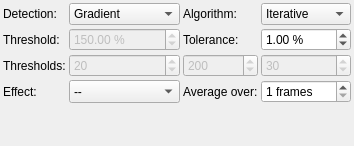
         <widget class="QWidget" name="tab_3">
          <attribute name="title">
           <string>Process</string>
          </attribute>
          <layout class="QVBoxLayout" name="verticalLayout_2">
           <property name="spacing">
            <number>3</number>
           </property>
           <property name="leftMargin">
            <number>3</number>
           </property>
           <property name="topMargin">
            <number>3</number>
           </property>
           <property name="rightMargin">
            <number>3</number>
           </property>
           <property name="bottomMargin">
            <number>3</number>
           </property>
           <item>
            <layout class="QGridLayout" name="gridLayout_6">
             <property name="spacing">
              <number>3</number>
             </property>
             <item row="0" column="0">
              <widget class="QLabel" name="label_5">
               <property name="toolTip">
                <string/>
               </property>
               <property name="text">
                <string>Detection:</string>
               </property>
              </widget>
             </item>
             <item row="3" column="1">
              <widget class="QComboBox" name="filterCombo">
               <property name="sizePolicy">
                <sizepolicy hsizetype="Preferred" vsizetype="Preferred">
                 <horstretch>0</horstretch>
                 <verstretch>0</verstretch>
                </sizepolicy>
               </property>
               <property name="toolTip">
                <string>Apply filter to image after capture to enhance it</string>
               </property>
               <item>
                <property name="text">
                 <string>--</string>
                </property>
               </item>
              </widget>
             </item>
             <item row="3" column="2">
              <widget class="QLabel" name="label_3">
               <property name="toolTip">
                <string/>
               </property>
               <property name="text">
                <string>Average over:</string>
               </property>
              </widget>
             </item>
             <item row="3" column="3">
              <widget class="QSpinBox" name="focusFramesSpin">
               <property name="sizePolicy">
                <sizepolicy hsizetype="Minimum" vsizetype="Preferred">
                 <horstretch>0</horstretch>
                 <verstretch>0</verstretch>
                </sizepolicy>
               </property>
               <property name="toolTip">
                <string>&lt;html&gt;&lt;body&gt;&lt;p&gt;Number of frames to capture in order to average the HFR value at the current focuser position.&lt;/p&gt;&lt;/body&gt;&lt;/html&gt;</string>
               </property>
               <property name="suffix">
                <string> frames</string>
               </property>
               <property name="minimum">
                <number>1</number>
               </property>
              </widget>
             </item>
             <item row="1" column="2">
              <widget class="QLabel" name="label_4">
               <property name="toolTip">
                <string/>
               </property>
               <property name="text">
                <string>Tolerance:</string>
               </property>
              </widget>
             </item>
             <item row="1" column="3">
              <widget class="QDoubleSpinBox" name="toleranceIN">
               <property name="sizePolicy">
                <sizepolicy hsizetype="Minimum" vsizetype="Preferred">
                 <horstretch>0</horstretch>
                 <verstretch>0</verstretch>
                </sizepolicy>
               </property>
               <property name="toolTip">
                <string>Decrease value to narrow optimal focus point solution radius. Increase to expand solution radius</string>
               </property>
               <property name="suffix">
                <string> %</string>
               </property>
               <property name="minimum">
                <double>0.010000000000000</double>
               </property>
               <property name="maximum">
                <double>20.000000000000000</double>
               </property>
               <property name="singleStep">
                <double>0.100000000000000</double>
               </property>
               <property name="value">
                <double>1.000000000000000</double>
               </property>
              </widget>
             </item>
             <item row="3" column="0">
              <widget class="QLabel" name="label_8">
               <property name="toolTip">
                <string/>
               </property>
               <property name="text">
                <string>Effect:</string>
               </property>
              </widget>
             </item>
             <item row="0" column="1">
              <widget class="QComboBox" name="focusDetectionCombo">
               <property name="sizePolicy">
                <sizepolicy hsizetype="Preferred" vsizetype="Preferred">
                 <horstretch>0</horstretch>
                 <verstretch>0</verstretch>
                </sizepolicy>
               </property>
               <property name="toolTip">
                <string>&lt;html&gt;&lt;head/&gt;&lt;body&gt;&lt;p&gt;Select star detection algorithm&lt;/p&gt;&lt;/body&gt;&lt;/html&gt;</string>
               </property>
               <item>
                <property name="text">
                 <string>Gradient</string>
                </property>
               </item>
               <item>
                <property name="text">
                 <string>Centroid</string>
                </property>
               </item>
               <item>
                <property name="text">
                 <string>Threshold</string>
                </property>
               </item>
               <item>
                <property name="text">
                 <string>SEP</string>
                </property>
               </item>
               <item>
                <property name="text">
                 <string>Bahtinov Mask</string>
                </property>
               </item>
              </widget>
             </item>
             <item row="1" column="0">
              <widget class="QLabel" name="label_19">
               <property name="toolTip">
                <string/>
               </property>
               <property name="text">
                <string>Threshold:</string>
               </property>
              </widget>
             </item>
             <item row="0" column="3">
              <widget class="QComboBox" name="focusAlgorithmCombo">
               <property name="sizePolicy">
                <sizepolicy hsizetype="Preferred" vsizetype="Preferred">
                 <horstretch>0</horstretch>
                 <verstretch>0</verstretch>
                </sizepolicy>
               </property>
               <property name="toolTip">
                <string>&lt;html&gt;&lt;head/&gt;&lt;body&gt;&lt;p&gt;Select focus process algorithm:&lt;/p&gt;
&lt;ul&gt;
&lt;li&gt;&lt;b&gt;Iterative&lt;/b&gt;: Moves focuser by discreet steps initially decided by the step size. Once a curve slope is calculated, further step sizes are calculated to reach optimal solution. The algorithm stops when the measured HFR is within percentage tolerance of the minimum HFR recorded in the procedure.&lt;/li&gt;
&lt;li&gt;&lt;b&gt;Polynomial&lt;/b&gt;: Starts with iterative method. Upon crossing to the other side of the V-Curve, polynomial fitting coefficients along with possible minimum solution are calculated. This algorithm can be faster than purely iterative approach given a good data set.&lt;/li&gt;
&lt;/ul&gt;
&lt;/body&gt;&lt;/html&gt;</string>
               </property>
               <item>
                <property name="text">
                 <string>Iterative</string>
                </property>
               </item>
               <item>
                <property name="text">
                 <string>Polynomial</string>
                </property>
               </item>
              </widget>
             </item>
             <item row="0" column="2">
              <widget class="QLabel" name="label_21">
               <property name="toolTip">
                <string/>
               </property>
               <property name="text">
                <string>Algorithm:</string>
               </property>
              </widget>
             </item>
             <item row="1" column="1">
              <widget class="QDoubleSpinBox" name="thresholdSpin">
               <property name="enabled">
                <bool>false</bool>
               </property>
               <property name="sizePolicy">
                <sizepolicy hsizetype="Minimum" vsizetype="Preferred">
                 <horstretch>0</horstretch>
                 <verstretch>0</verstretch>
                </sizepolicy>
               </property>
               <property name="toolTip">
                <string>&lt;html&gt;&lt;body&gt;&lt;p&gt;Increase to restrict the centroid to bright cores. Decrease to enclose fuzzy stars.&lt;/p&gt;&lt;/body&gt;&lt;/html&gt;</string>
               </property>
               <property name="suffix">
                <string> %</string>
               </property>
               <property name="minimum">
                <double>90.000000000000000</double>
               </property>
               <property name="maximum">
                <double>500.000000000000000</double>
               </property>
               <property name="singleStep">
                <double>10.000000000000000</double>
               </property>
               <property name="value">
                <double>150.000000000000000</double>
               </property>
              </widget>
             </item>
             <item row="2" column="0">
              <widget class="QLabel" name="label_20">
               <property name="toolTip">
                <string/>
               </property>
               <property name="text">
                <string>Thresholds:</string>
               </property>
              </widget>
             </item>
             <item row="2" column="3">
              <widget class="QSpinBox" name="bahtinovThresholdSpin">
               <property name="enabled">
                <bool>false</bool>
               </property>
               <property name="sizePolicy">
                <sizepolicy hsizetype="Minimum" vsizetype="Preferred">
                 <horstretch>0</horstretch>
                 <verstretch>0</verstretch>
                </sizepolicy>
               </property>
               <property name="toolTip">
                <string>&lt;html&gt;&lt;head/&gt;&lt;body&gt;&lt;p&gt;Bahtinov edge detection threshold. Decrease if not all three lines of the Bahtinov mask pattern are detected.&lt;/p&gt;&lt;/body&gt;&lt;/html&gt;</string>
               </property>
               <property name="minimum">
                <number>1</number>
               </property>
               <property name="maximum">
                <number>255</number>
               </property>
               <property name="value">
                <number>30</number>
               </property>
              </widget>
             </item>
             <item row="2" column="2">
              <widget class="QSpinBox" name="bahtinovHighThresholdSpin">
               <property name="enabled">
                <bool>false</bool>
               </property>
               <property name="sizePolicy">
                <sizepolicy hsizetype="Minimum" vsizetype="Preferred">
                 <horstretch>0</horstretch>
                 <verstretch>0</verstretch>
                </sizepolicy>
               </property>
               <property name="toolTip">
                <string>&lt;html&gt;&lt;head/&gt;&lt;body&gt;&lt;p&gt;Bahtinov upper threshold. Decrease if not all three lines of the Bahtinov mask pattern are detected.&lt;/p&gt;&lt;/body&gt;&lt;/html&gt;</string>
               </property>
               <property name="minimum">
                <number>1</number>
               </property>
               <property name="maximum">
                <number>255</number>
               </property>
               <property name="value">
                <number>200</number>
               </property>
              </widget>
             </item>
             <item row="2" column="1">
              <widget class="QSpinBox" name="bahtinovLowThresholdSpin">
               <property name="enabled">
                <bool>false</bool>
               </property>
               <property name="sizePolicy">
                <sizepolicy hsizetype="Minimum" vsizetype="Preferred">
                 <horstretch>0</horstretch>
                 <verstretch>0</verstretch>
                </sizepolicy>
               </property>
               <property name="toolTip">
                <string>&lt;html&gt;&lt;head/&gt;&lt;body&gt;&lt;p&gt;Bahtinov lower threshold. Decrease if not all three lines of the Bahtinov mask pattern are detected.&lt;/p&gt;&lt;/body&gt;&lt;/html&gt;</string>
               </property>
               <property name="minimum">
                <number>1</number>
               </property>
               <property name="maximum">
                <number>255</number>
               </property>
               <property name="value">
                <number>20</number>
               </property>
              </widget>
             </item>
            </layout>
           </item>
           <item>
            <spacer name="verticalSpacer">
             <property name="orientation">
              <enum>Qt::Vertical</enum>
             </property>
             <property name="sizeHint" stdset="0">
              <size>
               <width>20</width>
               <height>40</height>
              </size>
             </property>
            </spacer>
           </item>
          </layout>
         </widget>
